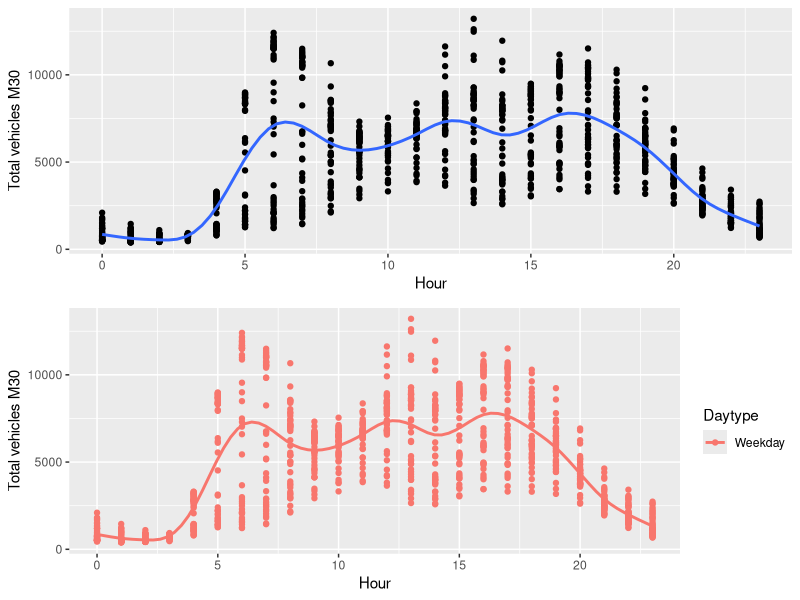
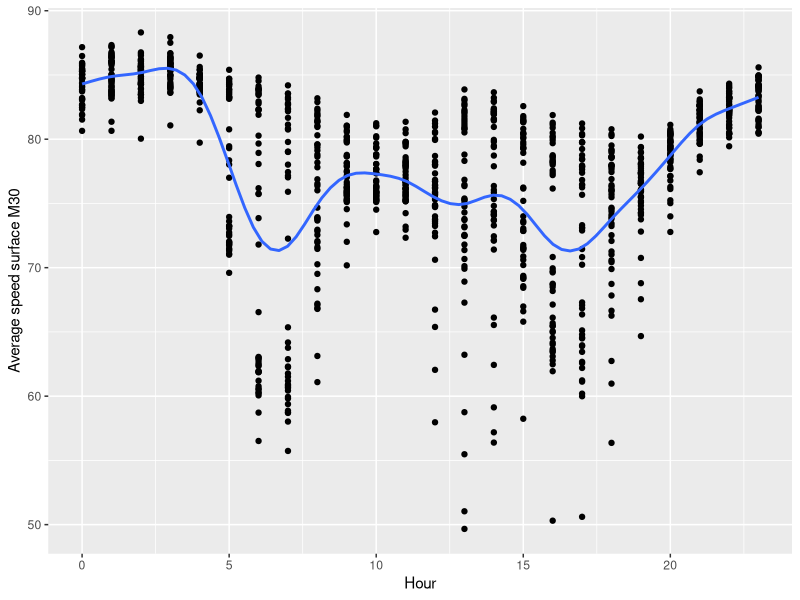
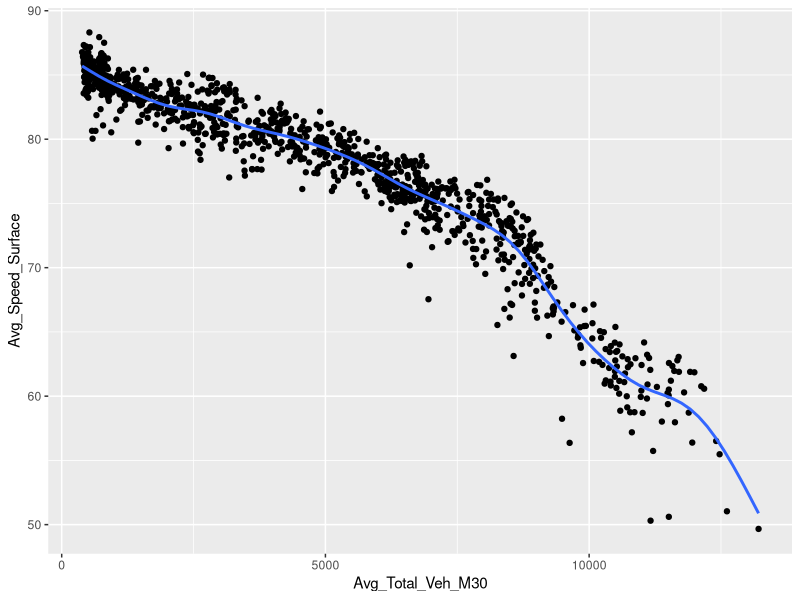

The R source for these figures, in order:
#Traffic data M30 hourly

#Clean environment
rm(list=ls())

library(readxl)
library(writexl)
library(ggplot2)

#load data
traffic_hourly <- read.csv("RT_traffic_hourly_3.csv")
weather_hourly <- read_excel("Cleaned_Weather_hourly.xlsx") 


library(dplyr)
library(tidyr)


traffic_hourly2 <- traffic_hourly %>%
  separate(Run_Date, c("RunDate","Hour"), "T")


traffic_hourly2$Hour <- substr(traffic_hourly2$Hour, start = 1, stop = 2)

traffic_hourly2$RunDate <- as.Date(traffic_hourly2$RunDate)
traffic_hourly2$Hour <- as.numeric(traffic_hourly2$Hour)

# traffic_hourly2 <- subset(traffic_hourly2, RunDate> "2019-03-27")



#Week day or weekend day
traffic_hourly2$day <- weekdays.Date(traffic_hourly2$RunDate, abbr = TRUE)
traffic_hourly2$Daytype <- ifelse(traffic_hourly2$day=="za" | traffic_hourly2$day=="zo",
                                  traffic_hourly2$Daytype<- "Weekend","Weekday")


#write to excel file
write_xlsx(traffic_hourly2, "Cleaned_traffic_hourly.xlsx")

#Function multiplot

library(ggplot2)

multiplot <- function(..., plotlist=NULL, file, cols=1, layout=NULL) {
  require(grid)
  
  # Make a list from the ... arguments and plotlist
  plots <- c(list(...), plotlist)
  
  numPlots = length(plots)
  
  # If layout is NULL, then use 'cols' to determine layout
  if (is.null(layout)) {
    # Make the panel
    # ncol: Number of columns of plots
    # nrow: Number of rows needed, calculated from # of cols
    layout <- matrix(seq(1, cols * ceiling(numPlots/cols)),
                     ncol = cols, nrow = ceiling(numPlots/cols))
  }
  
  if (numPlots==1) {
    print(plots[[1]])
    
  } else {
    # Set up the page
    grid.newpage()
    pushViewport(viewport(layout = grid.layout(nrow(layout), ncol(layout))))
    
    # Make each plot, in the correct location
    for (i in 1:numPlots) {
      # Get the i,j matrix positions of the regions that contain this subplot
      matchidx <- as.data.frame(which(layout == i, arr.ind = TRUE))
      
      print(plots[[i]], vp = viewport(layout.pos.row = matchidx$row,
                                      layout.pos.col = matchidx$col))
    }
  }
}






#Analysis 
g1 <- ggplot(data=traffic_hourly2, aes(x=Hour, y=Avg_Total_Veh_M30))+
  geom_point()+
  stat_smooth(method="gam",formula=y~s(x,k=20),se=FALSE)+
  ylab("Total vehicles M30")


g2 <- ggplot(data=traffic_hourly2, aes(x=Hour, y=Avg_Total_Veh_M30, color=Daytype))+
  geom_point()+
  stat_smooth(method="gam",formula=y~s(x,k=20),se=FALSE)+
  ylab("Total vehicles M30")


multiplot(g1,g2,cols=1)

ggplot(data=traffic_hourly2, aes(x=Hour, y=Avg_Speed_Surface))+
  geom_point()+
  stat_smooth(method="gam",formula=y~s(x,k=20),se=FALSE)+
  ylab("Average speed surface M30")



ggplot(data=traffic_hourly2, aes(x=Avg_Total_Veh_M30 , y= Avg_Speed_Surface))+
  geom_point()+
  stat_smooth(method="gam",formula=y~s(x,k=20),se=FALSE)
  # ylab("")





